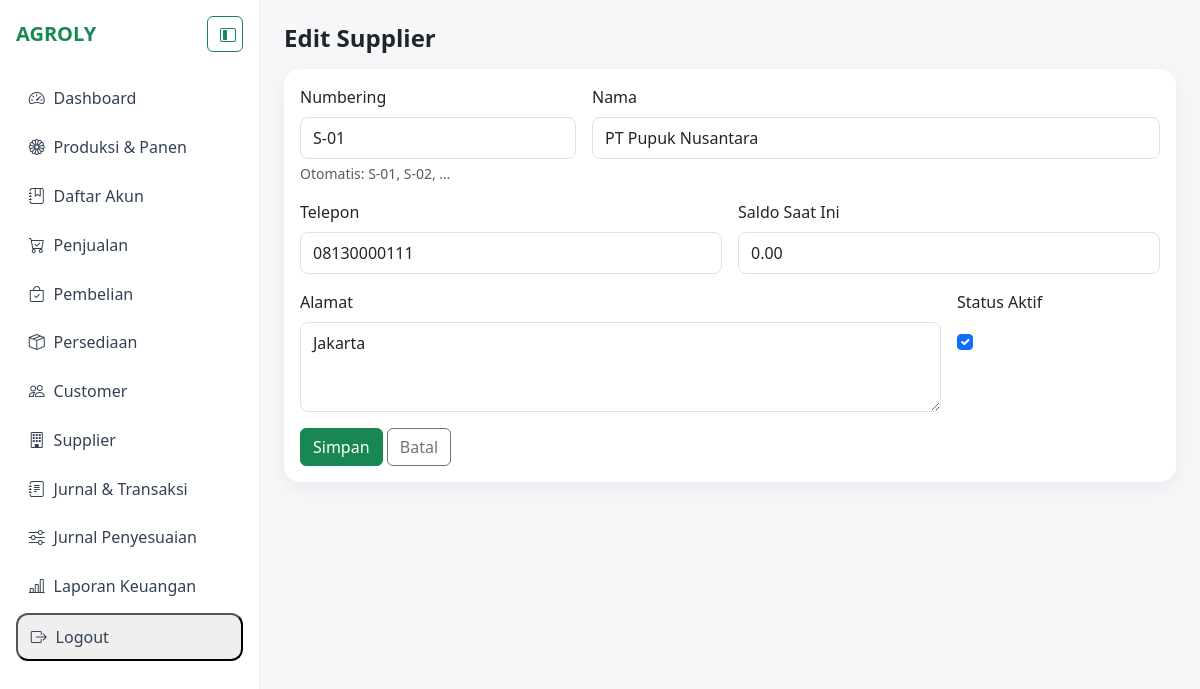
Screenshot of /relasi-bisnis/supplier/1/edit/ (signed in) with the database file from the repository.
### agroly/relasi_bisnis/models.py (models this page shows, shortened)
class Supplier(models.Model):
    numbering = models.CharField(max_length=20, unique=True, blank=True)
    nama = models.CharField(max_length=150)
    no_kartu = models.CharField(max_length=50, blank=True)
    alamat = models.TextField(blank=True)
    telepon = models.CharField(max_length=30, blank=True)
    saldo_saat_ini = models.DecimalField(max_digits=18, decimal_places=2, default=0)
    aktif = models.BooleanField(default=True)
    class Meta:
        db_table = "supplier"
        verbose_name = "Supplier"
        verbose_name_plural = "Supplier"

### agroly/relasi_bisnis/views.py (the view)
# urls.py: path("supplier/<int:pk>/edit/", SupplierUpdateView.as_view(), name="edit_supplier"),
class SupplierUpdateView(LoginRequiredMixin, UpdateView):
    model = Supplier
    form_class = SupplierForm
    template_name = "relasi_bisnis/supplier_form.html"
    success_url = reverse_lazy("relasi_bisnis:supplier")

### agroly/relasi_bisnis/forms.py
class SupplierForm(forms.ModelForm):
    class Meta:
        model = Supplier
        fields = ["numbering", "nama", "alamat", "telepon", "saldo_saat_ini", "aktif"]
        widgets = {
            "numbering": forms.TextInput(attrs={"class": "form-control", "readonly": True}),
            "nama": forms.TextInput(attrs={"class": "form-control"}),
            "alamat": forms.Textarea(attrs={"class": "form-control", "rows": 3}),
            "telepon": forms.TextInput(attrs={"class": "form-control"}),
            "saldo_saat_ini": forms.NumberInput(attrs={"class": "form-control", "step": "0.01"}),
            "aktif": forms.CheckboxInput(attrs={"class": "form-check-input"}),
        }
    def __init__(self, *args, **kwargs):
        super().__init__(*args, **kwargs)
        self.fields["numbering"].label = "Numbering"
        if not self.instance.pk:
            self.fields["numbering"].initial = Supplier.generate_next_numbering()

### templates/relasi_bisnis/supplier_form.html (shortened to what this page needs)
{% extends "base.html" %}
{% block content %}
<h4 class="fw-bold mb-3">{% if object %}Edit{% else %}Tambah{% endif %} Supplier</h4>
<div class="card kartu p-3">
  <form method="post">
    <div class="row g-3 mb-3">
      <div class="col-md-4">
        <label class="form-label">Numbering</label>
        {{ form.numbering }}
        <div class="form-text">Otomatis: S-01, S-02, …</div>
      </div>
      <div class="col-md-8">
        <label class="form-label">Nama</label>
        {{ form.nama }}
      </div>
      <div class="col-md-6">
        <label class="form-label">Telepon</label>
        {{ form.telepon }}
      </div>
      <div class="col-md-6">
        <label class="form-label">Saldo Saat Ini</label>
        {{ form.saldo_saat_ini }}
      </div>
      <div class="col-md-9">
        <label class="form-label">Alamat</label>
        {{ form.alamat }}
      </div>
      <div class="col-md-3">
        <label class="form-label">Status Aktif</label>
        <div class="form-check mt-2">{{ form.aktif }}</div>
      </div>
    </div>
    <button type="submit" class="btn btn-success">Simpan</button>
    <a class="btn btn-outline-secondary" href="{% url 'relasi_bisnis:supplier' %}">Batal</a>
  </form>
</div>
{% endblock %}

### templates/base.html (style rules this page uses)
body { background:#f5f7f9; }
.kartu { border:0; border-radius:1rem; box-shadow:0 6px 20px rgba(16,24,40,.06); transition:all .3s ease; }
.kartu input:not([type="checkbox"]):not([type="radio"]), .kartu select, .kartu textarea { width:100%; border:1px solid #dee2e6; border-radius:.5rem; padding:.5rem .75rem; }
.kartu input[type="checkbox"] { width:1rem; height:1rem; }

### rows the page displays
Supplier: numbering "S-01", nama "PT Pupuk Nusantara", telepon "08130000111", saldo_saat_ini "0.00", alamat "Jakarta", aktif "☑"
